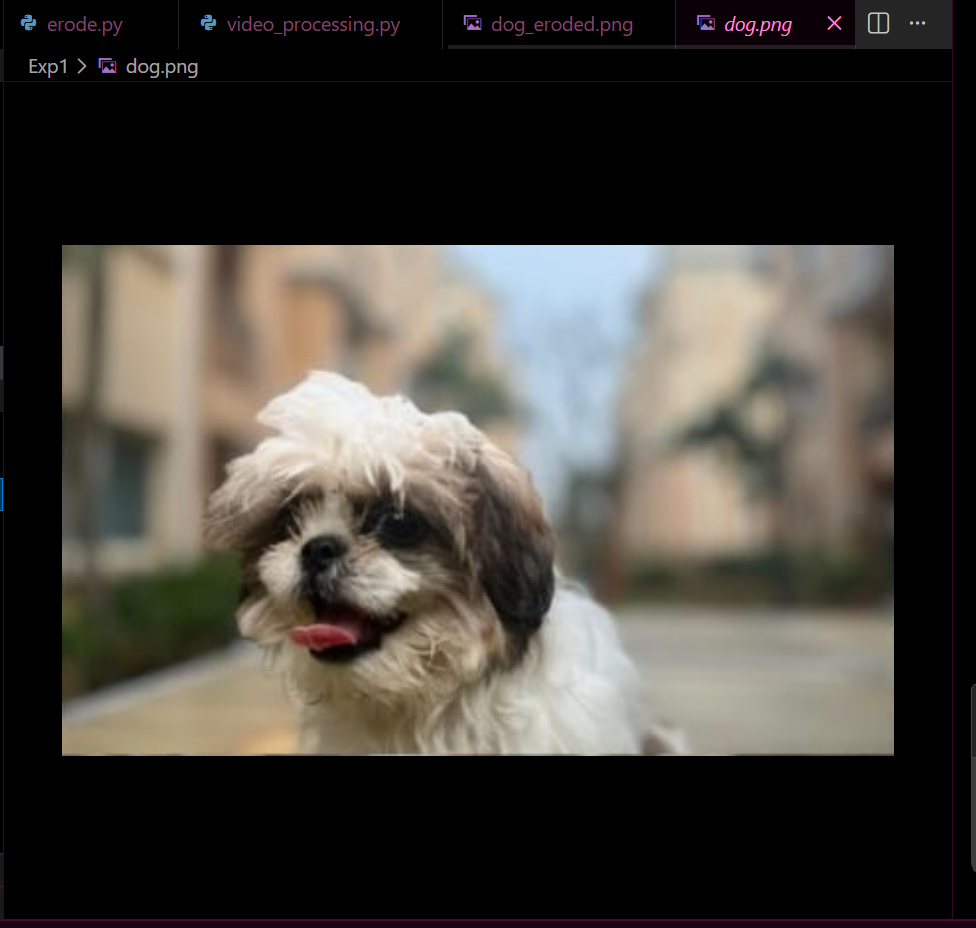
#> input picture Exp-4(Input).png, 976 x 928 px, given in place of images (1).png, which was not available
$ python 'cv exp-31(code).py'
#> lines starting #> are read from the running program, lines starting #| are printed output that depends on the picture; after the words box and inside, x2 and y2 are one past the last pixel; in counts of white or black regions, pixels touching at a corner belong together
import cv2
import matplotlib.pyplot as plt

img = cv2.imread(
    r"C:\Users\Hello\OneDrive\Gambar\Screenshots\images (1).png"
)
#> img is the input picture: shape (928, 976, 3); mean B, G, R 58.1, 63.7, 67.6

if img is None:
    print("Image not found!")
else:
    gray = cv2.cvtColor(img, cv2.COLOR_BGR2GRAY)
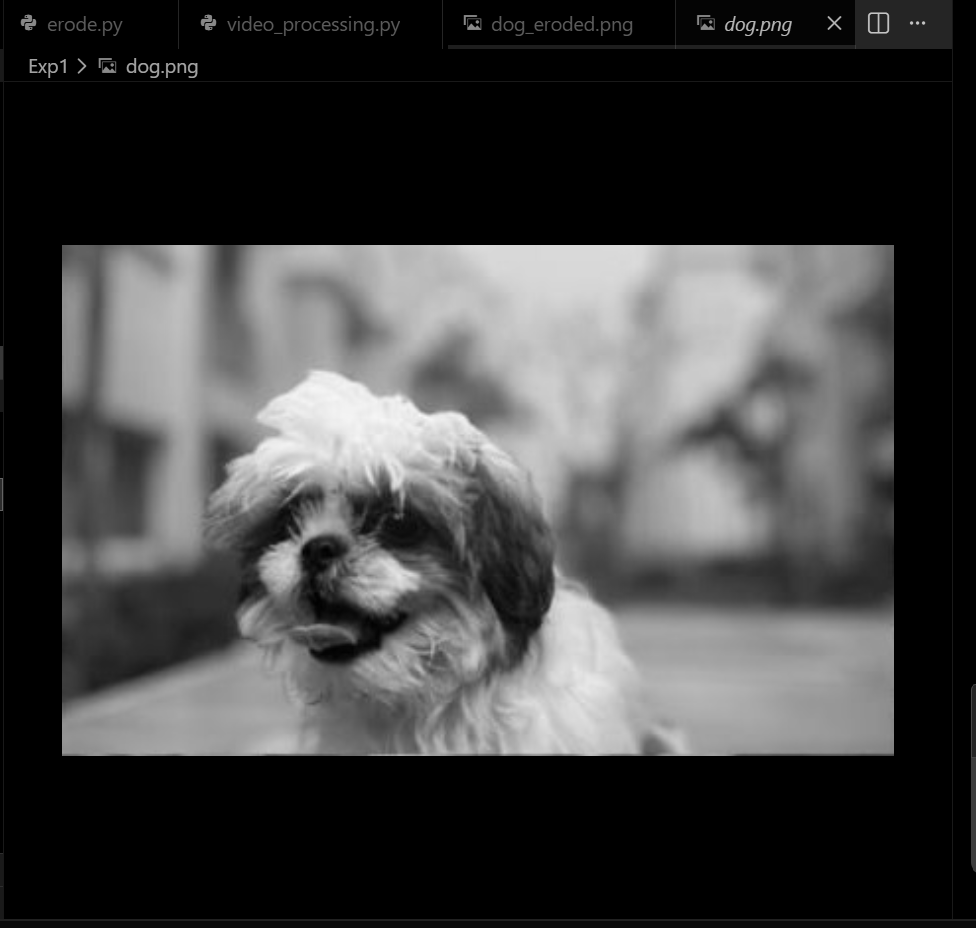
#> gray: shape (928, 976); min 0, max 248, mean 64.3

    threshold_value = int(input("Enter threshold value (0-255): "))
#> the answer given: 100

    ret, result = cv2.threshold(
        gray, threshold_value, 255, cv2.THRESH_BINARY
    )
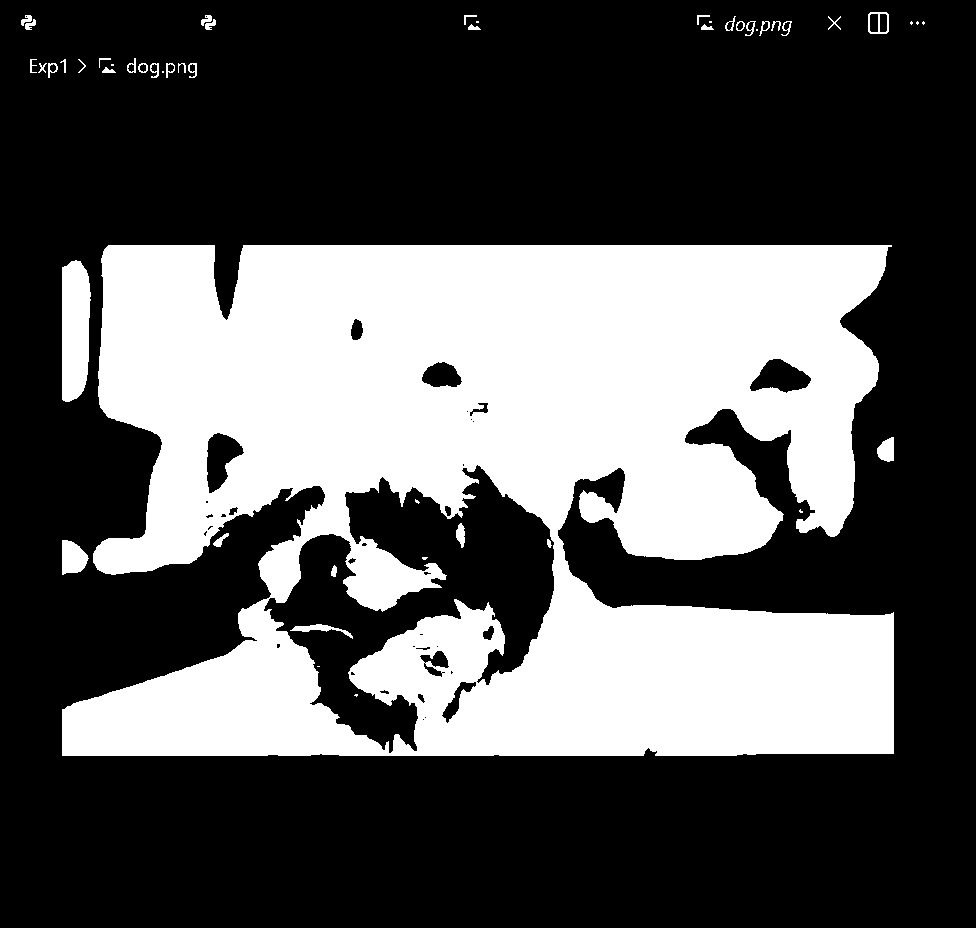
#> result: shape (928, 976); 34.1% white; 51 white regions (13 under 20 px), largest, box (x1, y1, x2, y2) and area: (62, 245, 894, 756) 301764, (62, 260, 91, 402) 3563, (62, 540, 89, 575) 692
#> ret = 100

    plt.subplot(1, 2, 1)
    plt.imshow(gray, cmap="gray")
    plt.title("Original Image")

    plt.subplot(1, 2, 2)
    plt.imshow(result, cmap="gray")
    plt.title("Segmented Image")

    plt.show()
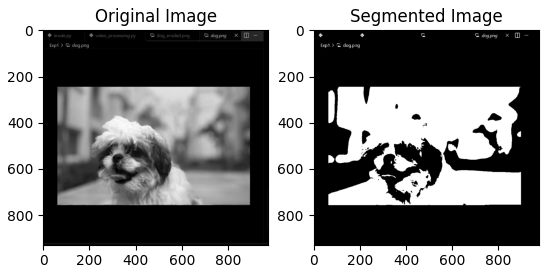
#> figure drawn by matplotlib, 2 panels
